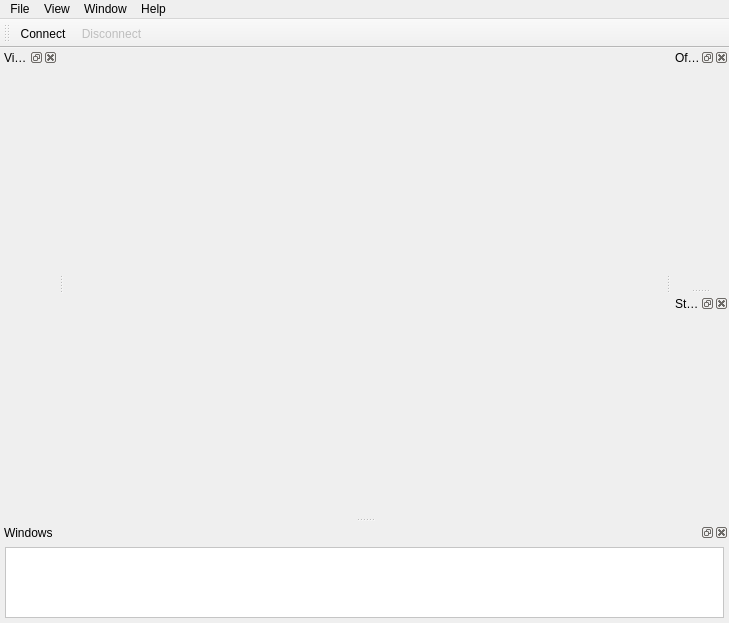
<?xml version="1.0" encoding="UTF-8"?>
<ui version="4.0">
 <class>lh3Class</class>
 <widget class="QMainWindow" name="lh3Class">
  <property name="geometry">
   <rect>
    <x>0</x>
    <y>0</y>
    <width>729</width>
    <height>623</height>
   </rect>
  </property>
  <property name="windowTitle">
   <string>lh3</string>
  </property>
  <property name="windowIcon">
   <iconset resource="lh3.qrc">
    <normaloff>:/lh3/Resources/lh_icon.png</normaloff>:/lh3/Resources/lh_icon.png</iconset>
  </property>
  <widget class="QWidget" name="centralWidget">
   <layout class="QVBoxLayout" name="LayoutVisitorsMDI">
    <property name="spacing">
     <number>0</number>
    </property>
    <property name="margin">
     <number>0</number>
    </property>
   </layout>
  </widget>
  <widget class="QMenuBar" name="menuBar">
   <property name="geometry">
    <rect>
     <x>0</x>
     <y>0</y>
     <width>729</width>
     <height>21</height>
    </rect>
   </property>
   <widget class="QMenu" name="menuFile">
    <property name="title">
     <string comment="LBL_MENU_FILE">File</string>
    </property>
    <addaction name="actionConnect"/>
    <addaction name="actionDisconnect"/>
    <addaction name="separator"/>
    <addaction name="actionExit"/>
   </widget>
   <widget class="QMenu" name="menuView">
    <property name="title">
     <string comment="LBL_MENU_VIEW">View</string>
    </property>
    <addaction name="actionVisitors"/>
    <addaction name="actionWindows"/>
    <addaction name="actionOffline_Messages"/>
    <addaction name="actionStickers"/>
    <addaction name="separator"/>
    <addaction name="actionSettings"/>
   </widget>
   <widget class="QMenu" name="menuWindow">
    <property name="title">
     <string comment="LBL_MENU_WINDOW">Window</string>
    </property>
    <addaction name="actionCascade"/>
    <addaction name="actionTile"/>
    <addaction name="separator"/>
    <addaction name="actionClose_All"/>
    <addaction name="actionClose_Active"/>
    <addaction name="separator"/>
   </widget>
   <widget class="QMenu" name="menuHelp">
    <property name="title">
     <string comment="LBL_MENU_HELP">Help</string>
    </property>
    <addaction name="actionAbout"/>
   </widget>
   <addaction name="menuFile"/>
   <addaction name="menuView"/>
   <addaction name="menuWindow"/>
   <addaction name="menuHelp"/>
  </widget>
  <widget class="QToolBar" name="mainToolBar_Connection">
   <property name="windowTitle">
    <string>Connection</string>
   </property>
   <attribute name="toolBarArea">
    <enum>TopToolBarArea</enum>
   </attribute>
   <attribute name="toolBarBreak">
    <bool>false</bool>
   </attribute>
   <addaction name="actionConnect"/>
   <addaction name="actionDisconnect"/>
  </widget>
  <widget class="QDockWidget" name="dockWidgetVisitors">
   <property name="allowedAreas">
    <set>Qt::LeftDockWidgetArea|Qt::RightDockWidgetArea</set>
   </property>
   <property name="windowTitle">
    <string comment="LBL_DOCK_VISITORS_TITLE">Visitors</string>
   </property>
   <attribute name="dockWidgetArea">
    <number>1</number>
   </attribute>
   <widget class="QWidget" name="dockWidgetContents">
    <layout class="QVBoxLayout" name="LayoutVisitorsTree">
     <property name="spacing">
      <number>5</number>
     </property>
     <property name="leftMargin">
      <number>2</number>
     </property>
     <property name="topMargin">
      <number>4</number>
     </property>
     <property name="rightMargin">
      <number>0</number>
     </property>
     <property name="bottomMargin">
      <number>4</number>
     </property>
    </layout>
   </widget>
  </widget>
  <widget class="QDockWidget" name="dockWidget_VisitorsTray">
   <property name="minimumSize">
    <size>
     <width>80</width>
     <height>100</height>
    </size>
   </property>
   <property name="windowTitle">
    <string comment="LBL_DOCK_WINDOWS_TITLE">Windows</string>
   </property>
   <attribute name="dockWidgetArea">
    <number>8</number>
   </attribute>
   <widget class="QWidget" name="widget_VisitorsTray_Root">
    <layout class="QHBoxLayout" name="horizontalLayout_4">
     <property name="spacing">
      <number>5</number>
     </property>
     <property name="margin">
      <number>5</number>
     </property>
     <item>
      <widget class="QFrame" name="widget_VisitorsTray_List">
       <property name="sizePolicy">
        <sizepolicy hsizetype="MinimumExpanding" vsizetype="Preferred">
         <horstretch>0</horstretch>
         <verstretch>0</verstretch>
        </sizepolicy>
       </property>
       <property name="styleSheet">
        <string>background: rgb(255, 255, 255)</string>
       </property>
       <property name="frameShape">
        <enum>QFrame::StyledPanel</enum>
       </property>
       <property name="frameShadow">
        <enum>QFrame::Raised</enum>
       </property>
      </widget>
     </item>
    </layout>
   </widget>
  </widget>
  <widget class="QDockWidget" name="dockWidgetOfflineMessages">
   <property name="floating">
    <bool>false</bool>
   </property>
   <property name="allowedAreas">
    <set>Qt::LeftDockWidgetArea|Qt::RightDockWidgetArea</set>
   </property>
   <property name="windowTitle">
    <string comment="LBL_DOCK_OFFLINE_MESSAGES_TITLE">Offline messages</string>
   </property>
   <attribute name="dockWidgetArea">
    <number>2</number>
   </attribute>
   <widget class="QWidget" name="dockWidgetContents_2">
    <layout class="QVBoxLayout" name="LayoutOfflineMessages">
     <property name="spacing">
      <number>5</number>
     </property>
     <property name="leftMargin">
      <number>2</number>
     </property>
     <property name="topMargin">
      <number>0</number>
     </property>
     <property name="rightMargin">
      <number>2</number>
     </property>
     <property name="bottomMargin">
      <number>10</number>
     </property>
    </layout>
   </widget>
  </widget>
  <widget class="QDockWidget" name="dockWidgetStickers">
   <property name="windowTitle">
    <string comment="LBL_DOCK_STICKERS_TITLE">Stickers</string>
   </property>
   <attribute name="dockWidgetArea">
    <number>2</number>
   </attribute>
   <widget class="QWidget" name="dockWidgetContents_3">
    <layout class="QVBoxLayout" name="LayoutStickers">
     <property name="spacing">
      <number>5</number>
     </property>
     <property name="leftMargin">
      <number>0</number>
     </property>
     <property name="topMargin">
      <number>4</number>
     </property>
     <property name="rightMargin">
      <number>2</number>
     </property>
     <property name="bottomMargin">
      <number>4</number>
     </property>
    </layout>
   </widget>
  </widget>
  <action name="actionConnect">
   <property name="icon">
    <iconset resource="lh3.qrc">
     <normaloff>:/lh3/Resources/connect.png</normaloff>:/lh3/Resources/connect.png</iconset>
   </property>
   <property name="text">
    <string comment="LBL_ACTION_CONNECT">Connect</string>
   </property>
  </action>
  <action name="actionDisconnect">
   <property name="enabled">
    <bool>false</bool>
   </property>
   <property name="icon">
    <iconset resource="lh3.qrc">
     <normaloff>:/lh3/Resources/disconnect.PNG</normaloff>:/lh3/Resources/disconnect.PNG</iconset>
   </property>
   <property name="text">
    <string comment="LBL_ACTION_DISCONNECT">Disconnect</string>
   </property>
  </action>
  <action name="actionExit">
   <property name="icon">
    <iconset resource="lh3.qrc">
     <normaloff>:/lh3/Resources/exit.png</normaloff>:/lh3/Resources/exit.png</iconset>
   </property>
   <property name="text">
    <string comment="LBL_ACTION_EXIT">Exit</string>
   </property>
  </action>
  <action name="actionSettings">
   <property name="icon">
    <iconset resource="lh3.qrc">
     <normaloff>:/lh3/Resources/designer-resource-tool.png</normaloff>:/lh3/Resources/designer-resource-tool.png</iconset>
   </property>
   <property name="text">
    <string comment="LBL_ACTION_SETTINGS">Settings</string>
   </property>
   <property name="toolTip">
    <string>Settings</string>
   </property>
  </action>
  <action name="actionVisitors">
   <property name="checkable">
    <bool>true</bool>
   </property>
   <property name="checked">
    <bool>true</bool>
   </property>
   <property name="icon">
    <iconset resource="lh3.qrc">
     <normaloff>:/lh3/Resources/visitorsdock.png</normaloff>:/lh3/Resources/visitorsdock.png</iconset>
   </property>
   <property name="text">
    <string comment="LBL_ACTION_VISITORS">Visitors</string>
   </property>
  </action>
  <action name="actionCascade">
   <property name="text">
    <string comment="LBL_ACTION_CASCADE">Cascade</string>
   </property>
  </action>
  <action name="actionTile">
   <property name="text">
    <string comment="LBL_ACTION_TILE">Tile</string>
   </property>
  </action>
  <action name="actionWindows">
   <property name="checkable">
    <bool>true</bool>
   </property>
   <property name="checked">
    <bool>true</bool>
   </property>
   <property name="icon">
    <iconset resource="lh3.qrc">
     <normaloff>:/lh3/Resources/profiles.png</normaloff>:/lh3/Resources/profiles.png</iconset>
   </property>
   <property name="text">
    <string comment="LBL_ACTION_WINDOWS">Windows</string>
   </property>
  </action>
  <action name="actionAbout">
   <property name="text">
    <string comment="LBL_ACTION_ABOUT">About Live Help</string>
   </property>
  </action>
  <action name="actionClose_All">
   <property name="text">
    <string comment="LBL_ACTION_CLOSE_ALL">Close All</string>
   </property>
  </action>
  <action name="actionClose_Active">
   <property name="text">
    <string comment="LBL_ACTION_CLOSE_ACTIVE">Close Active</string>
   </property>
  </action>
  <action name="actionOpen_Visitor">
   <property name="text">
    <string comment="LBL_ACTION_OPEN_VISITOR">Open Visitor</string>
   </property>
  </action>
  <action name="actionClose_Visitor">
   <property name="text">
    <string>Close Visitor</string>
   </property>
  </action>
  <action name="actionAssign_Visitor_Name">
   <property name="text">
    <string comment="LBL_ACTION_ASSIGN_NAME">Assign Visitor Name</string>
   </property>
  </action>
  <action name="actionRestore">
   <property name="icon">
    <iconset resource="lh3.qrc">
     <normaloff>:/lh3/Resources/lh_icon.png</normaloff>:/lh3/Resources/lh_icon.png</iconset>
   </property>
   <property name="text">
    <string comment="LBL_ACTION_RESTORE">Restore</string>
   </property>
  </action>
  <action name="actionOffline_Messages">
   <property name="checkable">
    <bool>true</bool>
   </property>
   <property name="checked">
    <bool>true</bool>
   </property>
   <property name="icon">
    <iconset resource="lh3.qrc">
     <normaloff>:/lh3/Resources/offlinemessagesdock.png</normaloff>:/lh3/Resources/offlinemessagesdock.png</iconset>
   </property>
   <property name="text">
    <string comment="LBL_ACTION_OFFLINE_MESSAGES">Offline Messages</string>
   </property>
  </action>
  <action name="actionStickers">
   <property name="checkable">
    <bool>true</bool>
   </property>
   <property name="checked">
    <bool>true</bool>
   </property>
   <property name="icon">
    <iconset resource="lh3.qrc">
     <normaloff>:/lh3/Resources/sticker_unread.png</normaloff>:/lh3/Resources/sticker_unread.png</iconset>
   </property>
   <property name="text">
    <string comment="LBL_ACTION_STICKERS">Stickers</string>
   </property>
  </action>
 </widget>
 <layoutdefault spacing="6" margin="11"/>
 <resources>
  <include location="lh3.qrc"/>
 </resources>
 <connections>
  <connection>
   <sender>actionAbout</sender>
   <signal>activated()</signal>
   <receiver>lh3Class</receiver>
   <slot>showAbout()</slot>
   <hints>
    <hint type="sourcelabel">
     <x>-1</x>
     <y>-1</y>
    </hint>
    <hint type="destinationlabel">
     <x>401</x>
     <y>266</y>
    </hint>
   </hints>
  </connection>
  <connection>
   <sender>actionExit</sender>
   <signal>activated()</signal>
   <receiver>lh3Class</receiver>
   <slot>ForceExit()</slot>
   <hints>
    <hint type="sourcelabel">
     <x>-1</x>
     <y>-1</y>
    </hint>
    <hint type="destinationlabel">
     <x>401</x>
     <y>266</y>
    </hint>
   </hints>
  </connection>
  <connection>
   <sender>actionVisitors</sender>
   <signal>triggered(bool)</signal>
   <receiver>dockWidgetVisitors</receiver>
   <slot>setVisible(bool)</slot>
   <hints>
    <hint type="sourcelabel">
     <x>-1</x>
     <y>-1</y>
    </hint>
    <hint type="destinationlabel">
     <x>79</x>
     <y>159</y>
    </hint>
   </hints>
  </connection>
  <connection>
   <sender>dockWidgetVisitors</sender>
   <signal>visibilityChanged(bool)</signal>
   <receiver>actionVisitors</receiver>
   <slot>setChecked(bool)</slot>
   <hints>
    <hint type="sourcelabel">
     <x>79</x>
     <y>159</y>
    </hint>
    <hint type="destinationlabel">
     <x>-1</x>
     <y>-1</y>
    </hint>
   </hints>
  </connection>
  <connection>
   <sender>actionConnect</sender>
   <signal>activated()</signal>
   <receiver>lh3Class</receiver>
   <slot>Connect()</slot>
   <hints>
    <hint type="sourcelabel">
     <x>-1</x>
     <y>-1</y>
    </hint>
    <hint type="destinationlabel">
     <x>396</x>
     <y>266</y>
    </hint>
   </hints>
  </connection>
  <connection>
   <sender>lh3Class</sender>
   <signal>setConnected(bool)</signal>
   <receiver>actionDisconnect</receiver>
   <slot>setEnabled(bool)</slot>
   <hints>
    <hint type="sourcelabel">
     <x>396</x>
     <y>266</y>
    </hint>
    <hint type="destinationlabel">
     <x>-1</x>
     <y>-1</y>
    </hint>
   </hints>
  </connection>
  <connection>
   <sender>lh3Class</sender>
   <signal>setConnected(bool)</signal>
   <receiver>actionConnect</receiver>
   <slot>setDisabled(bool)</slot>
   <hints>
    <hint type="sourcelabel">
     <x>396</x>
     <y>266</y>
    </hint>
    <hint type="destinationlabel">
     <x>-1</x>
     <y>-1</y>
    </hint>
   </hints>
  </connection>
  <connection>
   <sender>actionDisconnect</sender>
   <signal>activated()</signal>
   <receiver>lh3Class</receiver>
   <slot>Disconnect()</slot>
   <hints>
    <hint type="sourcelabel">
     <x>-1</x>
     <y>-1</y>
    </hint>
    <hint type="destinationlabel">
     <x>396</x>
     <y>266</y>
    </hint>
   </hints>
  </connection>
  <connection>
   <sender>actionWindows</sender>
   <signal>triggered(bool)</signal>
   <receiver>dockWidget_VisitorsTray</receiver>
   <slot>setVisible(bool)</slot>
   <hints>
    <hint type="sourcelabel">
     <x>-1</x>
     <y>-1</y>
    </hint>
    <hint type="destinationlabel">
     <x>396</x>
     <y>622</y>
    </hint>
   </hints>
  </connection>
  <connection>
   <sender>actionSettings</sender>
   <signal>activated()</signal>
   <receiver>lh3Class</receiver>
   <slot>execConfig()</slot>
   <hints>
    <hint type="sourcelabel">
     <x>-1</x>
     <y>-1</y>
    </hint>
    <hint type="destinationlabel">
     <x>396</x>
     <y>266</y>
    </hint>
   </hints>
  </connection>
  <connection>
   <sender>actionRestore</sender>
   <signal>activated()</signal>
   <receiver>lh3Class</receiver>
   <slot>showMaximized()</slot>
   <hints>
    <hint type="sourcelabel">
     <x>-1</x>
     <y>-1</y>
    </hint>
    <hint type="destinationlabel">
     <x>364</x>
     <y>311</y>
    </hint>
   </hints>
  </connection>
  <connection>
   <sender>actionOffline_Messages</sender>
   <signal>triggered(bool)</signal>
   <receiver>dockWidgetOfflineMessages</receiver>
   <slot>setVisible(bool)</slot>
   <hints>
    <hint type="sourcelabel">
     <x>-1</x>
     <y>-1</y>
    </hint>
    <hint type="destinationlabel">
     <x>688</x>
     <y>169</y>
    </hint>
   </hints>
  </connection>
  <connection>
   <sender>actionStickers</sender>
   <signal>triggered(bool)</signal>
   <receiver>dockWidgetStickers</receiver>
   <slot>setVisible(bool)</slot>
   <hints>
    <hint type="sourcelabel">
     <x>-1</x>
     <y>-1</y>
    </hint>
    <hint type="destinationlabel">
     <x>688</x>
     <y>403</y>
    </hint>
   </hints>
  </connection>
 </connections>
 <slots>
  <signal>setConnected(bool)</signal>
  <slot>showAbout()</slot>
  <slot>Connect()</slot>
  <slot>Disconnect()</slot>
  <slot>stickerCreate()</slot>
  <slot>stickerView()</slot>
  <slot>offlineMsgView()</slot>
  <slot>offlineMsgReply()</slot>
  <slot>execConfig()</slot>
  <slot>ViewMessage()</slot>
  <slot>DeleteMessage()</slot>
  <slot>ViewSticker()</slot>
  <slot>AddSticker()</slot>
  <slot>DeleteSticker()</slot>
  <slot>ForceExit()</slot>
 </slots>
</ui>
